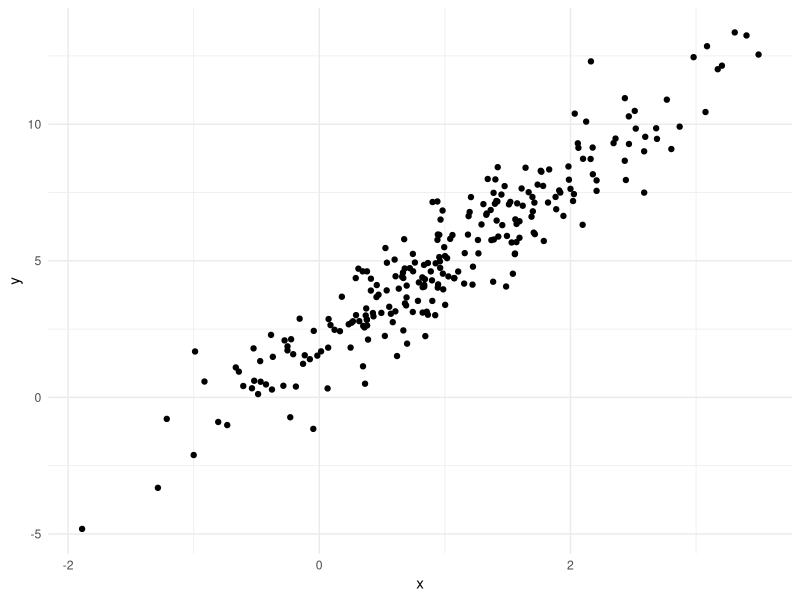
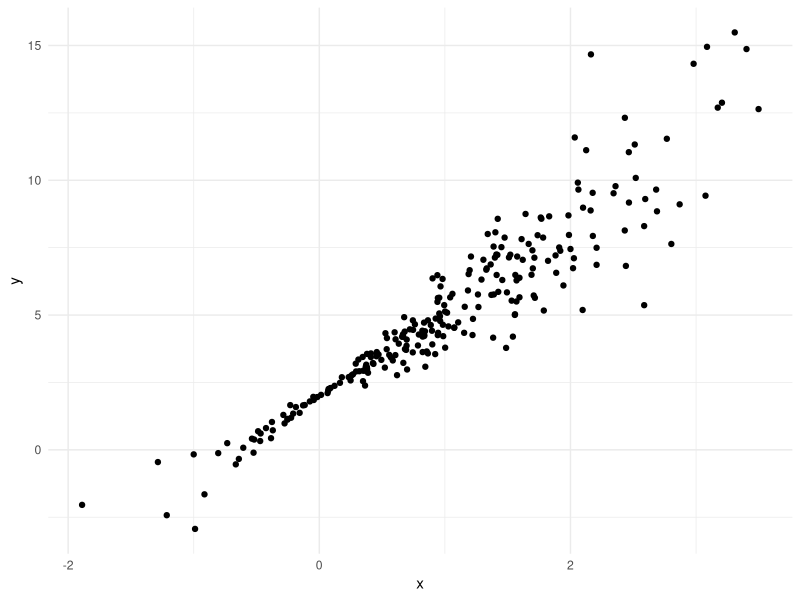

These figures' R source, in order:
## ---- chunk 1
library(tidyverse)

knitr::opts_chunk$set(
	echo = TRUE,
	warning = FALSE,
  fig.width = 6,
  fig.asp = .6,
  out.width = "90%"
)

theme_set(theme_minimal() + theme(legend.position = "bottom"))

options(
  ggplot2.continuous.colour = "viridis",
  ggplot2.continuous.fill = "viridis"
)

scale_colour_discrete = scale_colour_viridis_d
scale_fill_discrete = scale_fill_viridis_d
## ---- chunk 2
library(tidyverse)
library(modelr)

set.seed(1)
## ---- chunk 3
n_samp = 250

#every residual is drawn from a normal distribution with mean 0 and sd 1
sim_df_const = 
  tibble(
    x = rnorm(n_samp, 1, 1),
    error = rnorm(n_samp, 0, 1),
    y = 2 + 3 * x + error
  )

# every residual depends on x (x values close to zero will have smaller errors and x values close to one will have larger errors)
sim_df_nonconst = 
  sim_df_const |> 
  mutate(
    error = error * 0.75 * x, 
    y = 2 + 3 * x + error
  )

sim_df_const |> 
  ggplot(aes(x = x, y = y)) + 
  geom_point()

sim_df_nonconst |> 
  ggplot(aes(x = x, y = y)) +
  geom_point()
## ---- chunk 4
sim_df_const |> 
  lm(y ~ x, data = _) |> 
  broom::tidy()

sim_df_nonconst |> 
  lm(y ~ x, data = _) |> 
  broom::tidy() 

# lm assumes the assumptions of linear regression: aka that there is constant variance across the domain even when the data truly does not have constant variance 
# we need to do in the setting of nonconstant variance is deal with it in a way that allows us to get accurate confidence intervals despite the fact that the generating process is not what we assumed theoretically
